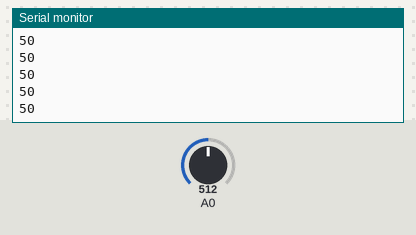
The sketch below on a simulated Arduino Uno, built with avr-gcc and run on an emulated ATmega328P. On the bench: the last lines printed to the serial monitor. Inputs (shaded band) come from the test bench; at power-on: A0 = 512.

Above: at 1.2 s.
1.3 s: A0 set to 716
At 1.31 s:
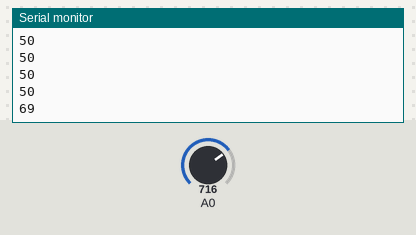
2.8 s: A0 set to 900
At 2.81 s:
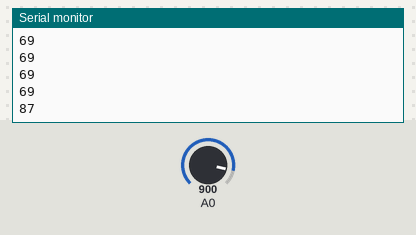
Timing chart, 0 to 5.8 s (numbered marks = the images above; inputs shaded):
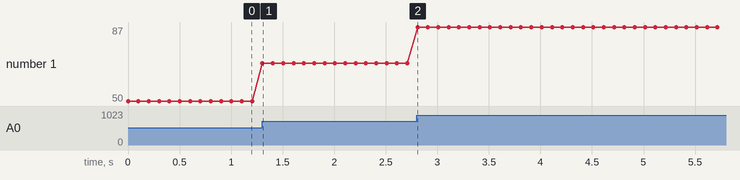

The sketch:

_Arduino_Example.ino
```cpp
void setup() {
  // initialize serial communication at 9600 bits per second:
  Serial.begin(9600);
}


void loop() {
  // read the sensor value:
  int sensorValue = analogRead(A0);
  // map the sensor range (0-1023) to a range of 1-100:
  int mappedValue = map(sensorValue, 0, 1023, 0, 100);
  // print the mapped value to the serial port:
  Serial.println(mappedValue);
  // wait a bit for the next reading:
  delay(100);
}
```

Measured:
- after the input at 1.3 s, the serial monitor: prints a new line at once (image 1)
- after the input at 2.8 s, the serial monitor: prints a new line at once (image 2)
- plotted number 1: 50 → 69 after the input at 1.3 s, 69 → 87 after the input at 2.8 s
